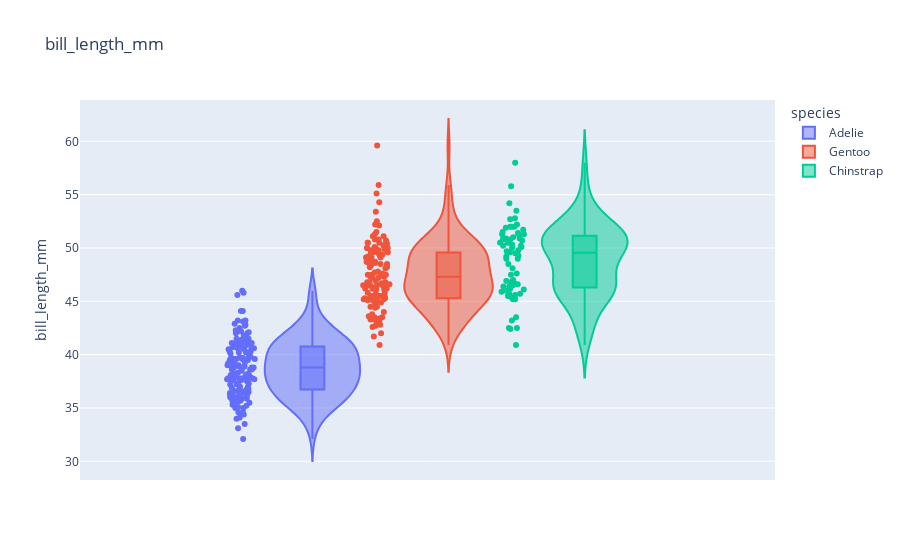
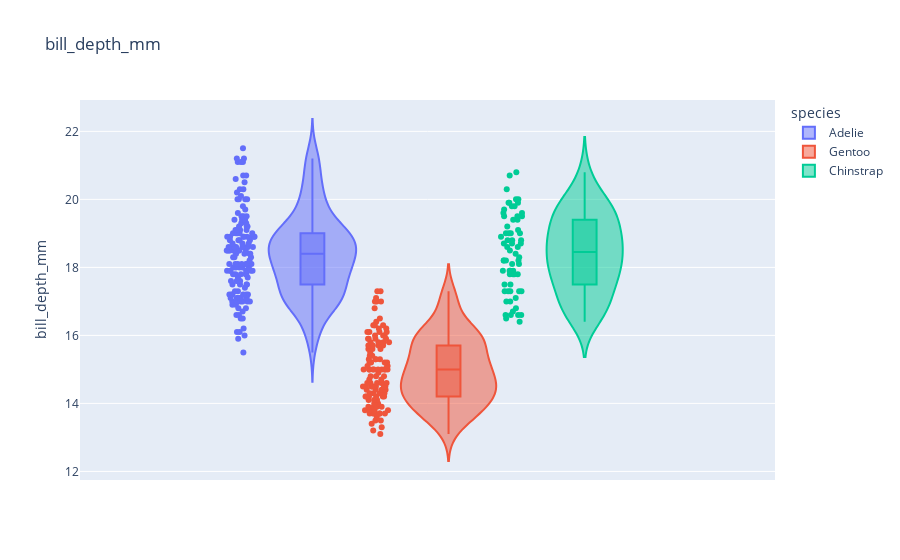
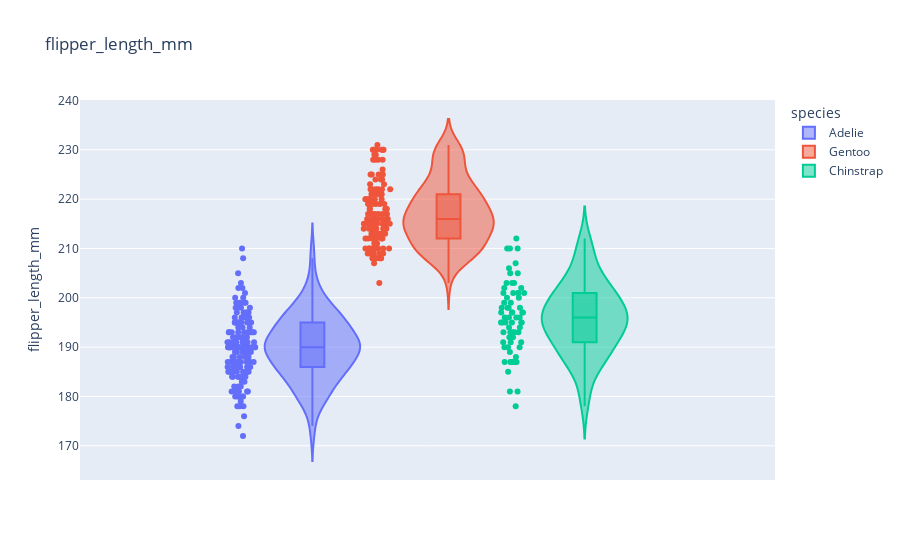
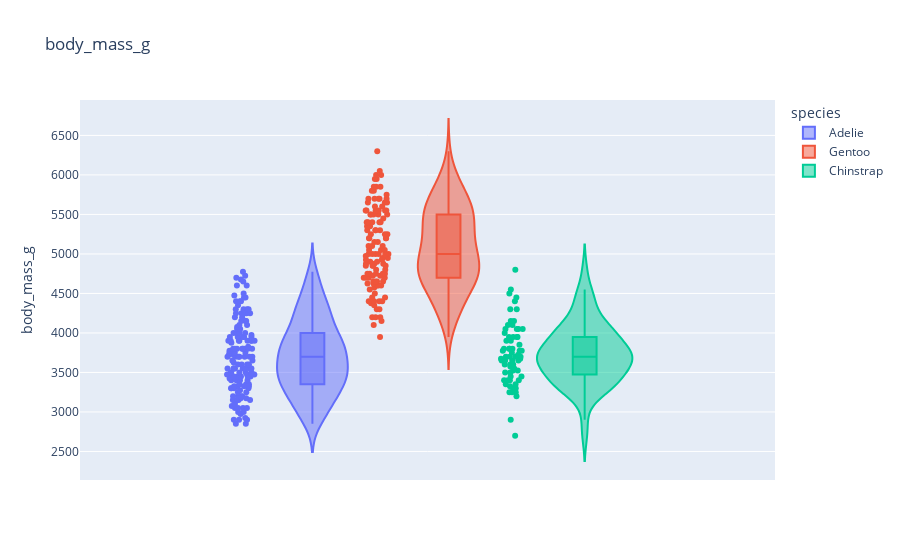

Source (notebook cell) for these figures, in order:
### Markdown cell above
# 4. Relaciones entre variables. Correlaciones, diagramas de dispersión, etc.

### Code cell
import plotly.express as px

# Correlaciones entre variables 
cols_numericas = [
    "bill_length_mm", 
    "bill_depth_mm",
    "flipper_length_mm",  
    "body_mass_g",
]




for col in cols_numericas:
    fig = px.violin(
        df, 
        y = col, 
        color = "species",
        box=True, points= "all",
        title = col,
        labels={
            col:col
        }
    )
    fig.show()


corr_matrix = df[cols_numericas].corr()
sns.heatmap(
    corr_matrix,
    annot=True,cmap='coolwarm'
)
plt.show()

### Figure 1 — Plotly figure (JSON) as saved in the notebook; plotly's stock layout.template omitted (floating-point values rounded to 4 significant figures; data arrays with more than 128 entries replaced by an {"elided": "..."} marker saying what was removed)
{"data": [{"alignmentgroup": "True", "box": {"visible": true}, "hovertemplate": "species=Adelie<br>bill_length_mm=%{y}<extra></extra>", "legendgroup": "Adelie", "marker": {"color": "#636efa"}, "name": "Adelie", "offsetgroup": "Adelie", "orientation": "v", "points": "all", "scalegroup": "True", "showlegend": true, "type": "violin", "x0": " ", "xaxis": "x", "y": {"elided": "152 float values"}, "y0": " ", "yaxis": "y"}, {"alignmentgroup": "True", "box": {"visible": true}, "hovertemplate": "species=Gentoo<br>bill_length_mm=%{y}<extra></extra>", "legendgroup": "Gentoo", "marker": {"color": "#EF553B"}, "name": "Gentoo", "offsetgroup": "Gentoo", "orientation": "v", "points": "all", "scalegroup": "True", "showlegend": true, "type": "violin", "x0": " ", "xaxis": "x", "y": [46.1, 50, 48.7, 50, 47.6, 46.5, 45.4, 46.7, 43.3, 46.8, 40.9, 49, 45.5, 48.4, 45.8, 49.3, 42, 49.2, 46.2, 48.7, 50.2, 45.1, 46.5, 46.3, 42.9, 46.1, 44.5, 47.8, 48.2, 50, 47.3, 42.8, 45.1, 59.6, 49.1, 48.4, 42.6, 44.4, 44, 48.7, 42.7, 49.6, 45.3, 49.6, 50.5, 43.6, 45.5, 50.5, 44.9, 45.2, 46.6, 48.5, 45.1, 50.1, 46.5, 45, 43.8, 45.5, 43.2, 50.4, 45.3, 46.2, 45.7, 54.3, 45.8, 49.8, 46.2, 49.5, 43.5, 50.7, 47.7, 46.4, 48.2, 46.5, 46.4, 48.6, 47.5, 51.1, 45.2, 45.2, 49.1, 52.5, 47.4, 50, 44.9, 50.8, 43.4, 51.3, 47.5, 52.1, 47.5, 52.2, 45.5, 49.5, 44.5, 50.8, 49.4, 46.9, 48.4, 51.1, 48.5, 55.9, 47.2, 49.1, 47.3, 46.8, 41.7, 53.4, 43.3, 48.1, 50.5, 49.8, 43.5, 51.5, 46.2, 55.1, 44.5, 48.8, 47.2, null, 46.8, 50.4, 45.2, 49.9], "y0": " ", "yaxis": "y"}, {"alignmentgroup": "True", "box": {"visible": true}, "hovertemplate": "species=Chinstrap<br>bill_length_mm=%{y}<extra></extra>", "legendgroup": "Chinstrap", "marker": {"color": "#00cc96"}, "name": "Chinstrap", "offsetgroup": "Chinstrap", "orientation": "v", "points": "all", "scalegroup": "True", "showlegend": true, "type": "violin", "x0": " ", "xaxis": "x", "y": [46.5, 50, 51.3, 45.4, 52.7, 45.2, 46.1, 51.3, 46, 51.3, 46.6, 51.7, 47, 52, 45.9, 50.5, 50.3, 58, 46.4, 49.2, 42.4, 48.5, 43.2, 50.6, 46.7, 52, 50.5, 49.5, 46.4, 52.8, 40.9, 54.2, 42.5, 51, 49.7, 47.5, 47.6, 52, 46.9, 53.5, 49, 46.2, 50.9, 45.5, 50.9, 50.8, 50.1, 49, 51.5, 49.8, 48.1, 51.4, 45.7, 50.7, 42.5, 52.2, 45.2, 49.3, 50.2, 45.6, 51.9, 46.8, 45.7, 55.8, 43.5, 49.6, 50.8, 50.2], "y0": " ", "yaxis": "y"}], "layout": {"legend": {"title": {"text": "species"}, "tracegroupgap": 0}, "title": {"text": "bill_length_mm"}, "violinmode": "group", "xaxis": {"anchor": "y", "domain": [0, 1]}, "yaxis": {"anchor": "x", "domain": [0, 1], "title": {"text": "bill_length_mm"}}}}

### Figure 2 — Plotly figure (JSON) as saved in the notebook; plotly's stock layout.template omitted (floating-point values rounded to 4 significant figures; data arrays with more than 128 entries replaced by an {"elided": "..."} marker saying what was removed)
{"data": [{"alignmentgroup": "True", "box": {"visible": true}, "hovertemplate": "species=Adelie<br>bill_depth_mm=%{y}<extra></extra>", "legendgroup": "Adelie", "marker": {"color": "#636efa"}, "name": "Adelie", "offsetgroup": "Adelie", "orientation": "v", "points": "all", "scalegroup": "True", "showlegend": true, "type": "violin", "x0": " ", "xaxis": "x", "y": {"elided": "152 float values"}, "y0": " ", "yaxis": "y"}, {"alignmentgroup": "True", "box": {"visible": true}, "hovertemplate": "species=Gentoo<br>bill_depth_mm=%{y}<extra></extra>", "legendgroup": "Gentoo", "marker": {"color": "#EF553B"}, "name": "Gentoo", "offsetgroup": "Gentoo", "orientation": "v", "points": "all", "scalegroup": "True", "showlegend": true, "type": "violin", "x0": " ", "xaxis": "x", "y": [13.2, 16.3, 14.1, 15.2, 14.5, 13.5, 14.6, 15.3, 13.4, 15.4, 13.7, 16.1, 13.7, 14.6, 14.6, 15.7, 13.5, 15.2, 14.5, 15.1, 14.3, 14.5, 14.5, 15.8, 13.1, 15.1, 14.3, 15, 14.3, 15.3, 15.3, 14.2, 14.5, 17, 14.8, 16.3, 13.7, 17.3, 13.6, 15.7, 13.7, 16, 13.7, 15, 15.9, 13.9, 13.9, 15.9, 13.3, 15.8, 14.2, 14.1, 14.4, 15, 14.4, 15.4, 13.9, 15, 14.5, 15.3, 13.8, 14.9, 13.9, 15.7, 14.2, 16.8, 14.4, 16.2, 14.2, 15, 15, 15.6, 15.6, 14.8, 15, 16, 14.2, 16.3, 13.8, 16.4, 14.5, 15.6, 14.6, 15.9, 13.8, 17.3, 14.4, 14.2, 14, 17, 15, 17.1, 14.5, 16.1, 14.7, 15.7, 15.8, 14.6, 14.4, 16.5, 15, 17, 15.5, 15, 13.8, 16.1, 14.7, 15.8, 14, 15.1, 15.2, 15.9, 15.2, 16.3, 14.1, 16, 15.7, 16.2, 13.7, null, 14.3, 15.7, 14.8, 16.1], "y0": " ", "yaxis": "y"}, {"alignmentgroup": "True", "box": {"visible": true}, "hovertemplate": "species=Chinstrap<br>bill_depth_mm=%{y}<extra></extra>", "legendgroup": "Chinstrap", "marker": {"color": "#00cc96"}, "name": "Chinstrap", "offsetgroup": "Chinstrap", "orientation": "v", "points": "all", "scalegroup": "True", "showlegend": true, "type": "violin", "x0": " ", "xaxis": "x", "y": [17.9, 19.5, 19.2, 18.7, 19.8, 17.8, 18.2, 18.2, 18.9, 19.9, 17.8, 20.3, 17.3, 18.1, 17.1, 19.6, 20, 17.8, 18.6, 18.2, 17.3, 17.5, 16.6, 19.4, 17.9, 19, 18.4, 19, 17.8, 20, 16.6, 20.8, 16.7, 18.8, 18.6, 16.8, 18.3, 20.7, 16.6, 19.9, 19.5, 17.5, 19.1, 17, 17.9, 18.5, 17.9, 19.6, 18.7, 17.3, 16.4, 19, 17.3, 19.7, 17.3, 18.8, 16.6, 19.9, 18.8, 19.4, 19.5, 16.5, 17, 19.8, 18.1, 18.2, 19, 18.7], "y0": " ", "yaxis": "y"}], "layout": {"legend": {"title": {"text": "species"}, "tracegroupgap": 0}, "title": {"text": "bill_depth_mm"}, "violinmode": "group", "xaxis": {"anchor": "y", "domain": [0, 1]}, "yaxis": {"anchor": "x", "domain": [0, 1], "title": {"text": "bill_depth_mm"}}}}

### Figure 3 — Plotly figure (JSON) as saved in the notebook; plotly's stock layout.template omitted (floating-point values rounded to 4 significant figures; data arrays with more than 128 entries replaced by an {"elided": "..."} marker saying what was removed)
{"data": [{"alignmentgroup": "True", "box": {"visible": true}, "hovertemplate": "species=Adelie<br>flipper_length_mm=%{y}<extra></extra>", "legendgroup": "Adelie", "marker": {"color": "#636efa"}, "name": "Adelie", "offsetgroup": "Adelie", "orientation": "v", "points": "all", "scalegroup": "True", "showlegend": true, "type": "violin", "x0": " ", "xaxis": "x", "y": {"elided": "152 int values"}, "y0": " ", "yaxis": "y"}, {"alignmentgroup": "True", "box": {"visible": true}, "hovertemplate": "species=Gentoo<br>flipper_length_mm=%{y}<extra></extra>", "legendgroup": "Gentoo", "marker": {"color": "#EF553B"}, "name": "Gentoo", "offsetgroup": "Gentoo", "orientation": "v", "points": "all", "scalegroup": "True", "showlegend": true, "type": "violin", "x0": " ", "xaxis": "x", "y": [211, 230, 210, 218, 215, 210, 211, 219, 209, 215, 214, 216, 214, 213, 210, 217, 210, 221, 209, 222, 218, 215, 213, 215, 215, 215, 216, 215, 210, 220, 222, 209, 207, 230, 220, 220, 213, 219, 208, 208, 208, 225, 210, 216, 222, 217, 210, 225, 213, 215, 210, 220, 210, 225, 217, 220, 208, 220, 208, 224, 208, 221, 214, 231, 219, 230, 214, 229, 220, 223, 216, 221, 221, 217, 216, 230, 209, 220, 215, 223, 212, 221, 212, 224, 212, 228, 218, 218, 212, 230, 218, 228, 212, 224, 214, 226, 216, 222, 203, 225, 219, 228, 215, 228, 216, 215, 210, 219, 208, 209, 216, 229, 213, 230, 217, 230, 217, 222, 214, null, 215, 222, 212, 213], "y0": " ", "yaxis": "y"}, {"alignmentgroup": "True", "box": {"visible": true}, "hovertemplate": "species=Chinstrap<br>flipper_length_mm=%{y}<extra></extra>", "legendgroup": "Chinstrap", "marker": {"color": "#00cc96"}, "name": "Chinstrap", "offsetgroup": "Chinstrap", "orientation": "v", "points": "all", "scalegroup": "True", "showlegend": true, "type": "violin", "x0": " ", "xaxis": "x", "y": [192, 196, 193, 188, 197, 198, 178, 197, 195, 198, 193, 194, 185, 201, 190, 201, 197, 181, 190, 195, 181, 191, 187, 193, 195, 197, 200, 200, 191, 205, 187, 201, 187, 203, 195, 199, 195, 210, 192, 205, 210, 187, 196, 196, 196, 201, 190, 212, 187, 198, 199, 201, 193, 203, 187, 197, 191, 203, 202, 194, 206, 189, 195, 207, 202, 193, 210, 198], "y0": " ", "yaxis": "y"}], "layout": {"legend": {"title": {"text": "species"}, "tracegroupgap": 0}, "title": {"text": "flipper_length_mm"}, "violinmode": "group", "xaxis": {"anchor": "y", "domain": [0, 1]}, "yaxis": {"anchor": "x", "domain": [0, 1], "title": {"text": "flipper_length_mm"}}}}

### Figure 4 — Plotly figure (JSON) as saved in the notebook; plotly's stock layout.template omitted (floating-point values rounded to 4 significant figures; data arrays with more than 128 entries replaced by an {"elided": "..."} marker saying what was removed)
{"data": [{"alignmentgroup": "True", "box": {"visible": true}, "hovertemplate": "species=Adelie<br>body_mass_g=%{y}<extra></extra>", "legendgroup": "Adelie", "marker": {"color": "#636efa"}, "name": "Adelie", "offsetgroup": "Adelie", "orientation": "v", "points": "all", "scalegroup": "True", "showlegend": true, "type": "violin", "x0": " ", "xaxis": "x", "y": {"elided": "152 int values"}, "y0": " ", "yaxis": "y"}, {"alignmentgroup": "True", "box": {"visible": true}, "hovertemplate": "species=Gentoo<br>body_mass_g=%{y}<extra></extra>", "legendgroup": "Gentoo", "marker": {"color": "#EF553B"}, "name": "Gentoo", "offsetgroup": "Gentoo", "orientation": "v", "points": "all", "scalegroup": "True", "showlegend": true, "type": "violin", "x0": " ", "xaxis": "x", "y": [4500, 5700, 4450, 5700, 5400, 4550, 4800, 5200, 4400, 5150, 4650, 5550, 4650, 5850, 4200, 5850, 4150, 6300, 4800, 5350, 5700, 5000, 4400, 5050, 5000, 5100, 4100, 5650, 4600, 5550, 5250, 4700, 5050, 6050, 5150, 5400, 4950, 5250, 4350, 5350, 3950, 5700, 4300, 4750, 5550, 4900, 4200, 5400, 5100, 5300, 4850, 5300, 4400, 5000, 4900, 5050, 4300, 5000, 4450, 5550, 4200, 5300, 4400, 5650, 4700, 5700, 4650, 5800, 4700, 5550, 4750, 5000, 5100, 5200, 4700, 5800, 4600, 6000, 4750, 5950, 4625, 5450, 4725, 5350, 4750, 5600, 4600, 5300, 4875, 5550, 4950, 5400, 4750, 5650, 4850, 5200, 4925, 4875, 4625, 5250, 4850, 5600, 4975, 5500, 4725, 5500, 4700, 5500, 4575, 5500, 5000, 5950, 4650, 5500, 4375, 5850, 4875, 6000, 4925, null, 4850, 5750, 5200, 5400], "y0": " ", "yaxis": "y"}, {"alignmentgroup": "True", "box": {"visible": true}, "hovertemplate": "species=Chinstrap<br>body_mass_g=%{y}<extra></extra>", "legendgroup": "Chinstrap", "marker": {"color": "#00cc96"}, "name": "Chinstrap", "offsetgroup": "Chinstrap", "orientation": "v", "points": "all", "scalegroup": "True", "showlegend": true, "type": "violin", "x0": " ", "xaxis": "x", "y": [3500, 3900, 3650, 3525, 3725, 3950, 3250, 3750, 4150, 3700, 3800, 3775, 3700, 4050, 3575, 4050, 3300, 3700, 3450, 4400, 3600, 3400, 2900, 3800, 3300, 4150, 3400, 3800, 3700, 4550, 3200, 4300, 3350, 4100, 3600, 3900, 3850, 4800, 2700, 4500, 3950, 3650, 3550, 3500, 3675, 4450, 3400, 4300, 3250, 3675, 3325, 3950, 3600, 4050, 3350, 3450, 3250, 4050, 3800, 3525, 3950, 3650, 3650, 4000, 3400, 3775, 4100, 3775], "y0": " ", "yaxis": "y"}], "layout": {"legend": {"title": {"text": "species"}, "tracegroupgap": 0}, "title": {"text": "body_mass_g"}, "violinmode": "group", "xaxis": {"anchor": "y", "domain": [0, 1]}, "yaxis": {"anchor": "x", "domain": [0, 1], "title": {"text": "body_mass_g"}}}}
